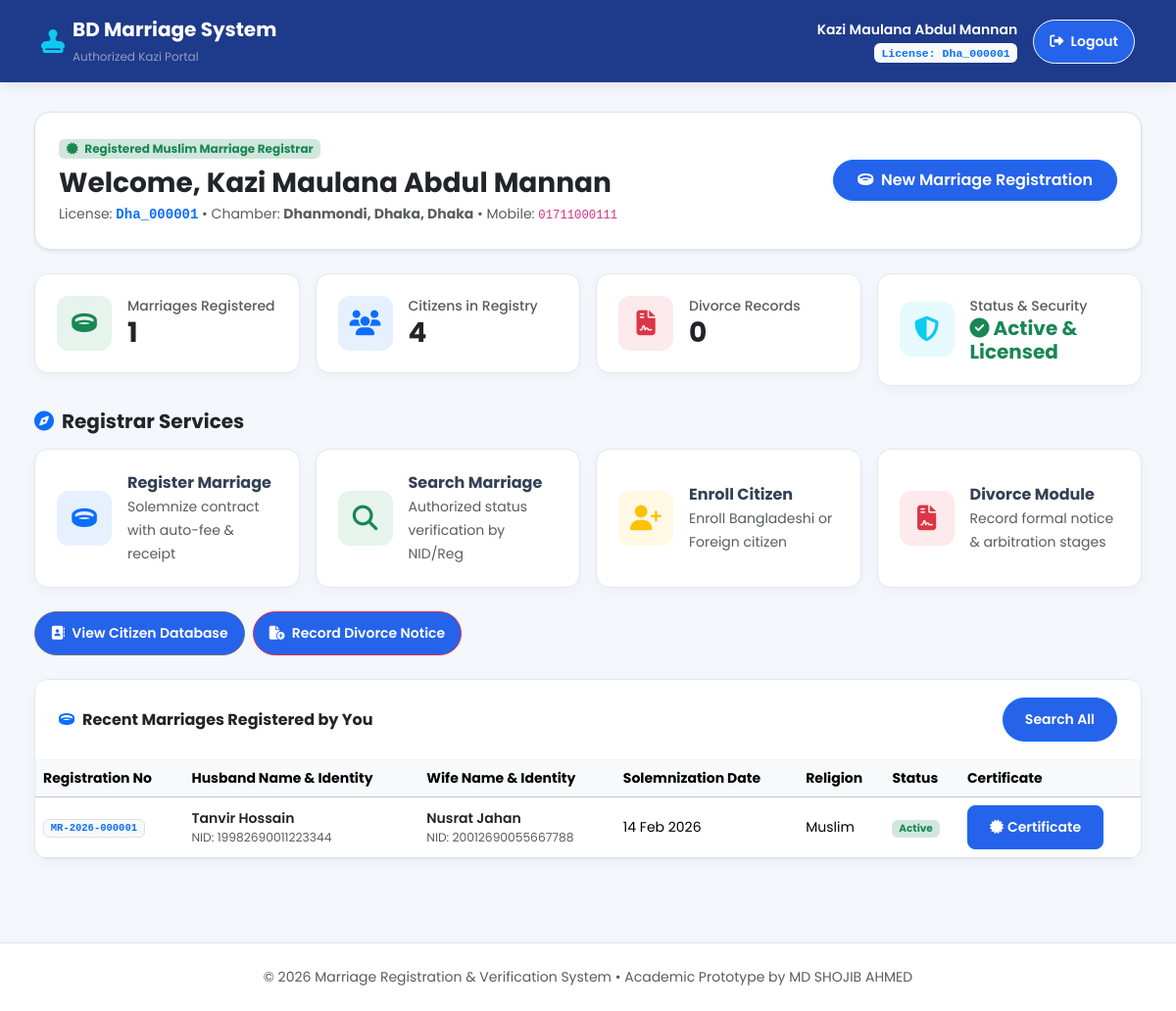
The app's page /kazi/dashboard.php (signed in) with its own data.
### tables this page shows
CREATE TABLE IF NOT EXISTS `kazi_users` (
  `kazi_id` INT AUTO_INCREMENT PRIMARY KEY,
  `full_name` VARCHAR(100) NOT NULL,
  `mobile_no` VARCHAR(15) NOT NULL UNIQUE,
  `email` VARCHAR(100) NOT NULL,
  `password` VARCHAR(255) NOT NULL,
  `division` VARCHAR(50) NOT NULL,
  `district` VARCHAR(50) NOT NULL,
  `upazila` VARCHAR(50) NOT NULL,
  `full_address` TEXT NOT NULL,
  `license_no` VARCHAR(50) NOT NULL UNIQUE,
  `status` ENUM('Active', 'Inactive') DEFAULT 'Active',
  `created_at` TIMESTAMP DEFAULT CURRENT_TIMESTAMP,
  INDEX (`mobile_no`),
  INDEX (`license_no`)
);

CREATE TABLE IF NOT EXISTS `marriages` (
  `marriage_id` INT AUTO_INCREMENT PRIMARY KEY,
  `registration_number` VARCHAR(50) NOT NULL UNIQUE,
  `marriage_date` DATE NOT NULL,
  `religion` VARCHAR(30) NOT NULL DEFAULT 'Muslim',
  `husband_citizen_id` INT NOT NULL,
  `husband_identity_type` ENUM('NID', 'Passport') NOT NULL,
  `husband_identity_no` VARCHAR(50) NOT NULL,
  `husband_name` VARCHAR(100) NOT NULL,
  `wife_citizen_id` INT NOT NULL,
  `wife_identity_type` ENUM('NID', 'Passport') NOT NULL,
  `wife_identity_no` VARCHAR(50) NOT NULL,
  `wife_name` VARCHAR(100) NOT NULL,
  `kazi_id` INT NOT NULL,
  `kazi_license_no` VARCHAR(50) NOT NULL,
  `kazi_name` VARCHAR(100) NOT NULL,
  `witness1_name` VARCHAR(100) NOT NULL,
  `witness1_identity_type` ENUM('NID', 'Passport') NOT NULL,
  `witness1_identity_no` VARCHAR(50) NOT NULL,
  `witness1_mobile` VARCHAR(20) DEFAULT NULL,
  `witness2_name` VARCHAR(100) NOT NULL,
  `witness2_identity_type` ENUM('NID', 'Passport') NOT NULL,
  `witness2_identity_no` VARCHAR(50) NOT NULL,
  `witness2_mobile` VARCHAR(20) DEFAULT NULL,
  `denmohor_amount` DECIMAL(12, 2) DEFAULT 0.00,
  `registration_fee` DECIMAL(10, 2) DEFAULT 0.00,
  `status` ENUM('Active', 'Divorce Initiated', 'Divorced', 'Annulled') DEFAULT 'Active',
  `created_at` TIMESTAMP DEFAULT CURRENT_TIMESTAMP,
  INDEX (`registration_number`),
  INDEX (`husband_identity_no`),
  INDEX (`wife_identity_no`),
  INDEX (`kazi_license_no`),
  INDEX (`status`)
);

### kazi/dashboard.php (the view, shortened to what this page needs)
<?php
require_once "../Database/connection.php";
$kazi_id = (int)$_SESSION['kazi_id'];
$license_no = $_SESSION['license_no'];
$stmt = mysqli_prepare($conn, "SELECT * FROM kazi_users WHERE kazi_id = ?");
mysqli_stmt_bind_param($stmt, "i", $kazi_id);
mysqli_stmt_execute($stmt);
$res = mysqli_stmt_get_result($stmt);
$kazi = mysqli_fetch_assoc($res);
$m_count = 0;
$m_stmt = mysqli_prepare($conn, "SELECT COUNT(*) AS total FROM marriages WHERE kazi_license_no = ?");
mysqli_stmt_bind_param($m_stmt, "s", $license_no);
mysqli_stmt_execute($m_stmt);
$m_res = mysqli_stmt_get_result($m_stmt);
if ($row = mysqli_fetch_assoc($m_res)) {
    $m_count = $row['total'];
}
$c_count = 0;
$c_res = mysqli_query($conn, "SELECT COUNT(*) AS total FROM citizens");
if ($c_res && $row = mysqli_fetch_assoc($c_res)) {
    $c_count = $row['total'];
}
$d_count = 0;
$d_stmt = mysqli_prepare($conn, "SELECT COUNT(*) AS total FROM divorce_records WHERE kazi_license_no = ?");
mysqli_stmt_bind_param($d_stmt, "s", $license_no);
mysqli_stmt_execute($d_stmt);
$d_res = mysqli_stmt_get_result($d_stmt);
if ($row = mysqli_fetch_assoc($d_res)) {
    $d_count = $row['total'];
}
$recent_marriages = [];
$rm_stmt = mysqli_prepare($conn, "SELECT * FROM marriages WHERE kazi_license_no = ? ORDER BY marriage_id DESC LIMIT 5");
mysqli_stmt_bind_param($rm_stmt, "s", $license_no);
mysqli_stmt_execute($rm_stmt);
$rm_res = mysqli_stmt_get_result($rm_stmt);
while ($row = mysqli_fetch_assoc($rm_res)) {
    $recent_marriages[] = $row;
}
?>
<!DOCTYPE html>
<html lang="en">
<head>
    <link href="https://cdn.jsdelivr.net/npm/bootstrap@5.3.3/dist/css/bootstrap.min.css" rel="stylesheet">
    <link rel="stylesheet" href="https://cdnjs.cloudflare.com/ajax/libs/font-awesome/6.7.2/css/all.min.css">
    <link rel="stylesheet" href="../Assets/css/style.css">
</head>
<body>
<nav class="kazi-navbar">
    <div class="container d-flex justify-content-between align-items-center">
        <a href="dashboard.php" class="d-flex align-items-center text-white text-decoration-none">
            <i class="fa-solid fa-stamp fa-xl me-2 text-info"></i>
            <div>
                <span class="fw-bold fs-5 d-block leading-tight">BD Marriage System</span>
                <small class="text-white-50" style="font-size: 0.75rem;">Authorized Kazi Portal</small>
            </div>
        </a>
        <div class="d-flex align-items-center">
            <div class="text-end me-3 d-none d-md-block">
                <div class="fw-semibold text-white small"><?= htmlspecialchars($_SESSION['kazi_name']) ?></div>
                <div class="badge bg-light text-primary font-monospace" style="font-size: 0.72rem;">License: <?= htmlspecialchars($_SESSION['license_no']) ?></div>
            </div>
            <a href="logout.php" class="btn btn-sm btn-outline-light rounded-pill px-3">
                <i class="fa-solid fa-right-from-bracket me-1"></i> Logout
            </a>
        </div>
    </div>
</nav>
<div class="dashboard-container">
    <div class="bg-white rounded-4 p-4 border shadow-sm mb-4">
        <div class="row align-items-center">
            <div class="col-md-8">
                <span class="badge bg-success-subtle text-success mb-2">
                    <i class="fa-solid fa-certificate me-1"></i> Registered Muslim Marriage Registrar
                </span>
                <h3 class="fw-bold text-dark mb-1">Welcome, <?= htmlspecialchars($_SESSION['kazi_name']) ?></h3>
                <p class="text-muted small mb-0">
                    License: <strong class="font-monospace text-primary"><?= htmlspecialchars($license_no) ?></strong> &bull;
                    Chamber: <strong><?= htmlspecialchars($kazi['upazila'] ?? '') ?>, <?= htmlspecialchars($kazi['district'] ?? '') ?>, <?= htmlspecialchars($kazi['division'] ?? '') ?></strong> &bull;
                    Mobile: <code><?= htmlspecialchars($kazi['mobile_no'] ?? '') ?></code>
                </p>
            </div>
            <div class="col-md-4 text-md-end mt-3 mt-md-0">
                <a href="marriage_registration.php" class="btn btn-primary px-4 py-2 rounded-pill fw-semibold shadow-sm">
                    <i class="fa-solid fa-ring me-1"></i> New Marriage Registration
                </a>
            </div>
        </div>
    </div>
    <div class="row g-3 mb-4">
        <div class="col-sm-6 col-md-3">
            <div class="stat-card d-flex align-items-center">
                <div class="service-icon bg-success bg-opacity-10 text-success me-3">
                    <i class="fa-solid fa-ring"></i>
                </div>
                <div>
                    <div class="text-muted small fw-medium">Marriages Registered</div>
                    <h3 class="fw-bold mb-0 text-dark"><?= number_format($m_count) ?></h3>
                </div>
            </div>
        </div>
        <div class="col-sm-6 col-md-3">
            <div class="stat-card d-flex align-items-center">
                <div class="service-icon bg-primary bg-opacity-10 text-primary me-3">
                    <i class="fa-solid fa-users"></i>
                </div>
                <div>
                    <div class="text-muted small fw-medium">Citizens in Registry</div>
                    <h3 class="fw-bold mb-0 text-dark"><?= number_format($c_count) ?></h3>
                </div>
            </div>
        </div>
        <div class="col-sm-6 col-md-3">
            <div class="stat-card d-flex align-items-center">
                <div class="service-icon bg-danger bg-opacity-10 text-danger me-3">
                    <i class="fa-solid fa-file-contract"></i>
                </div>
                <div>
                    <div class="text-muted small fw-medium">Divorce Records</div>
                    <h3 class="fw-bold mb-0 text-dark"><?= number_format($d_count) ?></h3>
                </div>
            </div>
        </div>
        <div class="col-sm-6 col-md-3">
            <div class="stat-card d-flex align-items-center">
                <div class="service-icon bg-info bg-opacity-10 text-info me-3">
                    <i class="fa-solid fa-shield-halved"></i>
                </div>
                <div>
                    <div class="text-muted small fw-medium">Status &amp; Security</div>
                    <h5 class="fw-bold mb-0 text-success"><i class="fa-solid fa-circle-check me-1"></i>Active &amp; Licensed</h5>
                </div>
            </div>
        </div>
    </div>
    <h5 class="fw-bold text-dark mb-3"><i class="fa-solid fa-compass me-2 text-primary"></i>Registrar Services</h5>
    <div class="row g-3 mb-4">
        <div class="col-md-6 col-lg-3">
            <a href="marriage_registration.php" class="service-card">
                <div class="service-icon bg-primary bg-opacity-10 text-primary">
                    <i class="fa-solid fa-ring"></i>
                </div>
                <div>
                    <div class="fw-bold">Register Marriage</div>
                    <small class="text-muted">Solemnize contract with auto-fee &amp; receipt</small>
                </div>
            </a>
        </div>
        <div class="col-md-6 col-lg-3">
            <a href="search_marriage.php" class="service-card">
                <div class="service-icon bg-success bg-opacity-10 text-success">
                    <i class="fa-solid fa-magnifying-glass"></i>
                </div>
                <div>
                    <div class="fw-bold">Search Marriage</div>
                    <small class="text-muted">Authorized status verification by NID/Reg</small>
                </div>
            </a>
        </div>
        <div class="col-md-6 col-lg-3">
            <a href="../citizen/add_citizen.php" class="service-card">
                <div class="service-icon bg-warning bg-opacity-10 text-warning">
                    <i class="fa-solid fa-user-plus"></i>
                </div>
                <div>
                    <div class="fw-bold">Enroll Citizen</div>
                    <small class="text-muted">Enroll Bangladeshi or Foreign citizen</small>
                </div>
            </a>
        </div>
        <div class="col-md-6 col-lg-3">
            <a href="../divorce/index.php" class="service-card">
                <div class="service-icon bg-danger bg-opacity-10 text-danger">
                    <i class="fa-solid fa-file-contract"></i>
                </div>
                <div>
                    <div class="fw-bold">Divorce Module</div>
                    <small class="text-muted">Record formal notice &amp; arbitration stages</small>
                </div>
            </a>
        </div>
    </div>
    <div class="d-flex flex-wrap gap-2 mb-4">
        <a href="../citizen/view_citizens.php" class="btn btn-sm btn-outline-secondary rounded-pill px-3">
            <i class="fa-solid fa-address-book me-1"></i> View Citizen Database
        </a>
        <a href="../divorce/register.php" class="btn btn-sm btn-outline-danger rounded-pill px-3">
            <i class="fa-solid fa-file-circle-plus me-1"></i> Record Divorce Notice
        </a>
    </div>
    <div class="data-card">
        <div class="data-card-header">
            <h6 class="fw-bold mb-0 text-dark"><i class="fa-solid fa-ring text-primary me-2"></i>Recent Marriages Registered by You</h6>
            <a href="search_marriage.php" class="btn btn-sm btn-outline-primary rounded-pill">Search All</a>
        </div>
        <div class="table-responsive">
            <table class="table table-hover align-middle mb-0">
                <thead class="table-light small">
                    <tr>
                        <th>Registration No</th>
                        <th>Husband Name &amp; Identity</th>
                        <th>Wife Name &amp; Identity</th>
                        <th>Solemnization Date</th>
                        <th>Religion</th>
                        <th>Status</th>
                        <th>Certificate</th>
                    </tr>
                </thead>
                <tbody class="small">
                    <?php if (empty($recent_marriages)): ?>
                        <tr>
                            <td colspan="7" class="text-center py-4 text-muted">You have not registered any marriages yet.</td>
                        </tr>
                    <?php else: ?>
                        <?php foreach ($recent_marriages as $m): ?>
                            <tr>
                                <td><span class="badge bg-light text-primary border font-monospace"><?= htmlspecialchars($m['registration_number']) ?></span></td>
                                <td>
                                    <div class="fw-semibold text-dark"><?= htmlspecialchars($m['husband_name']) ?></div>
                                    <div class="text-muted small"><?= htmlspecialchars($m['husband_identity_type']) ?>: <?= htmlspecialchars($m['husband_identity_no']) ?></div>
                                </td>
                                <td>
                                    <div class="fw-semibold text-dark"><?= htmlspecialchars($m['wife_name']) ?></div>
                                    <div class="text-muted small"><?= htmlspecialchars($m['wife_identity_type']) ?>: <?= htmlspecialchars($m['wife_identity_no']) ?></div>
                                </td>
                                <td><?= htmlspecialchars(date('d M Y', strtotime($m['marriage_date']))) ?></td>
                                <td><?= htmlspecialchars($m['religion']) ?></td>
                                <td>
                                    <span class="badge bg-<?= ($m['status'] === 'Active') ? 'success' : 'secondary' ?>-subtle text-<?= ($m['status'] === 'Active') ? 'success' : 'secondary' ?>">
                                        <?= htmlspecialchars($m['status']) ?>
                                    </span>
                                </td>
                                <td>
                                    <a href="../Certificate/view_certificate.php?reg=<?= urlencode($m['registration_number']) ?>" target="_blank" class="btn btn-sm btn-outline-primary" title="Print Certificate">
                                        <i class="fa-solid fa-certificate me-1"></i>Certificate
                                    </a>
                                </td>
                            </tr>
                        <?php endforeach; ?>
                    <?php endif; ?>
                </tbody>
            </table>
        </div>
    </div>
</div>
<footer class="text-center py-4 text-muted small border-top bg-white mt-5">
    &copy; <?= date('Y') ?> Marriage Registration &amp; Verification System &bull; Academic Prototype by MD SHOJIB AHMED
</footer>
</body>
</html>

### Assets/css/style.css (style rules this page uses)
body { font-family: 'Poppins', sans-serif; background: #F4F7FC; }
.dashboard-container { min-height: 100vh; background: #F4F7FC; padding: 50px 20px; box-sizing: border-box; }
.btn { display: inline-block; background: #2563EB; color: white; padding: 11px 22px; border-radius: 8px; text-decoration: none; font-weight: 600; }
footer { text-align: center; padding: 25px; color: #666; }

### kazi/dashboard.php (style rules this page uses)
body { font-family: 'Poppins', sans-serif; background: #f4f7fc; color: #334155; min-height: 100vh; }
.kazi-navbar { background: #1e3a8a; color: #ffffff; padding: 15px 0; box-shadow: 0 4px 15px rgba(0,0,0,0.08); }
.dashboard-container { max-width: 1160px; margin: 30px auto; padding: 0 15px; }
.stat-card { background: #ffffff; border-radius: 14px; padding: 22px; box-shadow: 0 4px 15px rgba(0,0,0,0.04); border: 1px solid #e2e8f0; }
.service-card { background: #ffffff; border-radius: 14px; padding: 22px; box-shadow: 0 4px 15px rgba(0,0,0,0.04); border: 1px solid #e2e8f0; text-decoration: none; color: inherit; display: flex; align-items: center; transition: all 0.2s; height: 100%; }
.service-icon { width: 56px; height: 56px; border-radius: 12px; display: flex; align-items: center; justify-content: center; font-size: 1.6rem; margin-right: 16px; flex-shrink: 0; }
.data-card { background: #ffffff; border-radius: 14px; box-shadow: 0 4px 15px rgba(0,0,0,0.04); border: 1px solid #e2e8f0; overflow: hidden; margin-bottom: 25px; }
.data-card-header { padding: 18px 24px; border-bottom: 1px solid #f1f5f9; background: #ffffff; display: flex; justify-content: space-between; align-items: center; }

### records on screen
kazi_users: upazila "Dhanmondi", district "Dhaka", division "Dhaka", mobile_no "01711000111"
marriages: registration_number "MR-2026-000001", husband_name "Tanvir Hossain", husband_identity_type "NID", husband_identity_no "19982690011223344", wife_name "Nusrat Jahan", wife_identity_type "NID", wife_identity_no "20012690055667788", marriage_date "14 Feb 2026", religion "Muslim", status "Active"

### other values on screen
$_SESSION['kazi_name'] "Kazi Maulana Abdul Mannan"
$_SESSION['license_no'] "Dha_000001"
$license_no "Dha_000001"
$m_count "1"
$c_count "4"
$d_count "0"
